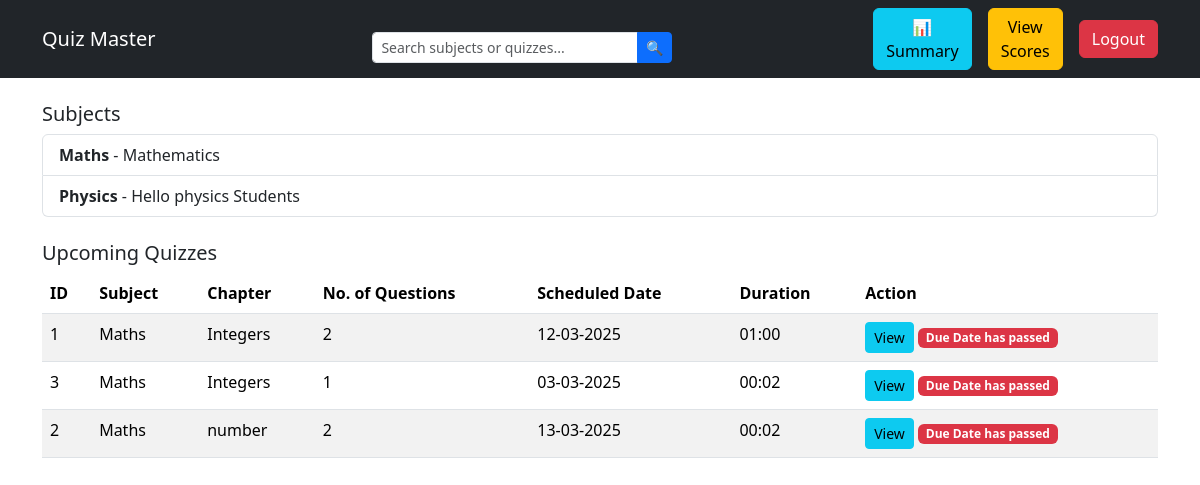
/user_dashboard (signed in), run on an earlier commit of the app's database.
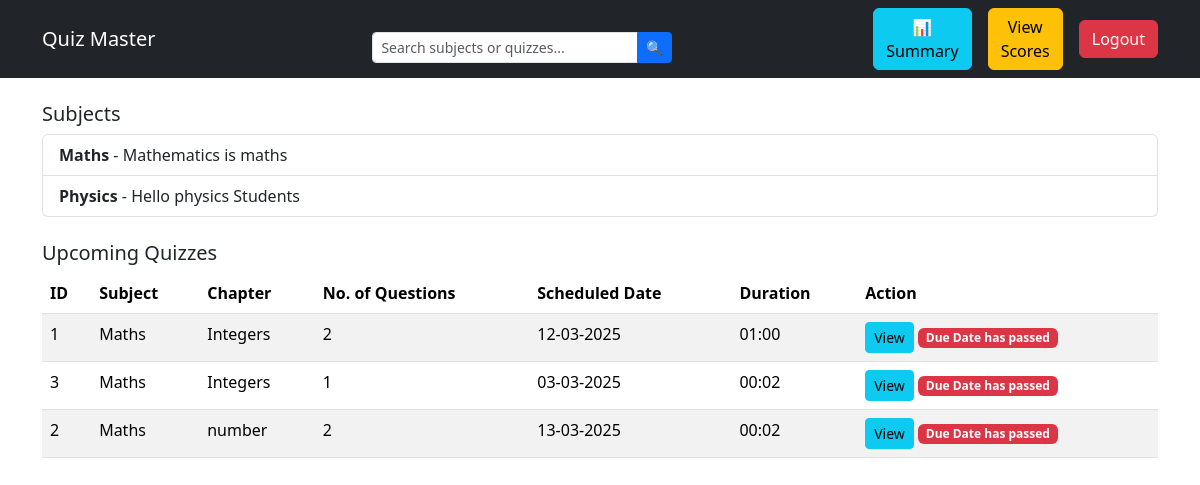
And on a later commit of the database.
### app.py (models this page shows)
class Subject(db.Model):
    __tablename__ = 'subject'
    SubjectID = db.Column(db.Integer, primary_key=True, autoincrement=True)
    Subjectname = db.Column(db.String(500), nullable=False)
    Description = db.Column(db.String(500), nullable=False)

### app.py (the view)
@app.route('/user_dashboard')
def user_dashboard():
    if 'user_id' not in session or session['role'] != 'user':
        flash("Unauthorized Access!", "danger")
        return redirect(url_for("home"))
    user = User.query.get(session['user_id'])
    query = request.args.get('query', '').strip().lower()  # ✅ Get search query
    today = datetime.today().date()  # ✅ Get today's date
    if query:
        subjects = Subject.query.filter(Subject.Subjectname.ilike(f"%{query}%")).all()
    else:
        subjects = Subject.query.all()
    upcoming_quizzes = []
    for subject in subjects:
        chapters = Chapter.query.filter_by(SubjectID=subject.SubjectID).all()
        for chapter in chapters:
            quizzes = Quiz.query.filter_by(ChapterID=chapter.ChapterID).all()
            for quiz in quizzes:
                quiz_date = quiz.Date_of_quiz  # ✅ Get quiz date
                is_expired = quiz_date < today  # ✅ Check if quiz date has passed
                upcoming_quizzes.append({
                    'quiz': quiz,
                    'chapter': chapter,
                    'subject': subject,
                    'is_expired': is_expired  # ✅ Pass status to the template
                })
    scores = Score.query.filter_by(UserID=user.UserID).all()
    return render_template(
        "user_dashboard.html",
        user=user,
        upcoming_quizzes=upcoming_quizzes,
        subjects=subjects,  # ✅ Ensure filtered subjects are passed
        scores=scores,
        query=query  # ✅ Pass query to the template
    )

### templates/user_dashboard.html (shortened to what this page needs)
<!DOCTYPE html>
<html lang="en">
<head>
    <link href="https://cdn.jsdelivr.net/npm/bootstrap@5.3.2/dist/css/bootstrap.min.css" rel="stylesheet">
</head>
<body>
    <nav class="navbar navbar-expand-lg navbar-dark bg-dark">
        <div class="container">
            <a class="navbar-brand" href="#">Quiz Master</a>
            <div class="container mt-3">
                <form method="GET" action="{{ url_for('user_dashboard') }}" class="d-flex justify-content-center">
                    <div class="input-group" style="width: 300px;">
                        <input type="text" class="form-control form-control-sm" name="query"
                            placeholder="Search subjects or quizzes..." value="{{ request.args.get('query', '') }}">
                        <button class="btn btn-sm btn-primary" type="submit">🔍</button>
                    </div>
                </form>
            </div>
            <a href="{{ url_for('user_summary') }}" class="btn btn-info me-3">📊 Summary</a>
            <div class="collapse navbar-collapse justify-content-end" id="navbarNav">
                <a href="{{ url_for('user_scores') }}" class="btn btn-warning me-3">View Scores</a>
                <a href="{{ url_for('logout') }}" class="btn btn-danger">Logout</a>
            </div>
        </div>
    </nav>
    <div class="container mt-4">
        <h5>Subjects</h5>
        {% if subjects %}
            <ul class="list-group">
                {% for subject in subjects %}
                    <li class="list-group-item">
                        <strong>{{ subject.Subjectname }}</strong> - {{ subject.Description }}
                    </li>
                {% endfor %}
            </ul>
        {% else %}
            <p>No results found for "{{ query }}".</p>
        {% endif %}
    </div>
    <div class="container mt-4">
        <h5>Upcoming Quizzes</h5>
        {% if upcoming_quizzes %}
        <table class="table table-striped">
            <thead>
                <tr>
                    <th>ID</th>
                    <th>Subject</th>
                    <th>Chapter</th>
                    <th>No. of Questions</th>
                    <th>Scheduled Date</th>
                    <th>Duration</th>
                    <th>Action</th>
                </tr>
            </thead>
            <tbody>
                {% for data in upcoming_quizzes %}
                <tr>
                    <td>{{ data.quiz.QuizID }}</td>
                    <td>{{ data.subject.Subjectname }}</td>
                    <td>{{ data.chapter.Chaptername }}</td>
                    <td>{{ data.quiz.QuestionsR|length }}</td>
                    <td>{{ data.quiz.Date_of_quiz.strftime('%d-%m-%Y') }}</td>
                    <td>{{ data.quiz.Time_duration }}</td>
                    <td>
                        <button class="btn btn-info btn-sm" data-bs-toggle="modal" data-bs-target="#viewQuiz{{ data.quiz.QuizID }}">View</button>
                        {% if data.is_expired %}
                            <span class="badge bg-danger">Due Date has passed</span>
                        {% else %}
                            <a href="{{ url_for('start_quiz', quiz_id=data.quiz.QuizID) }}" class="btn btn-success btn-sm">Start</a>
                        {% endif %}
                    </td>
                </tr>
                {% endfor %}
            </tbody>
        </table>
        {% else %}
        <p>No upcoming quizzes available.</p>
        {% endif %}
    </div>
</body>
</html>

What changed in the data, as far as the page shows it:
changed Subject "Maths": Description "Mathematics" → "Mathematics is maths"
